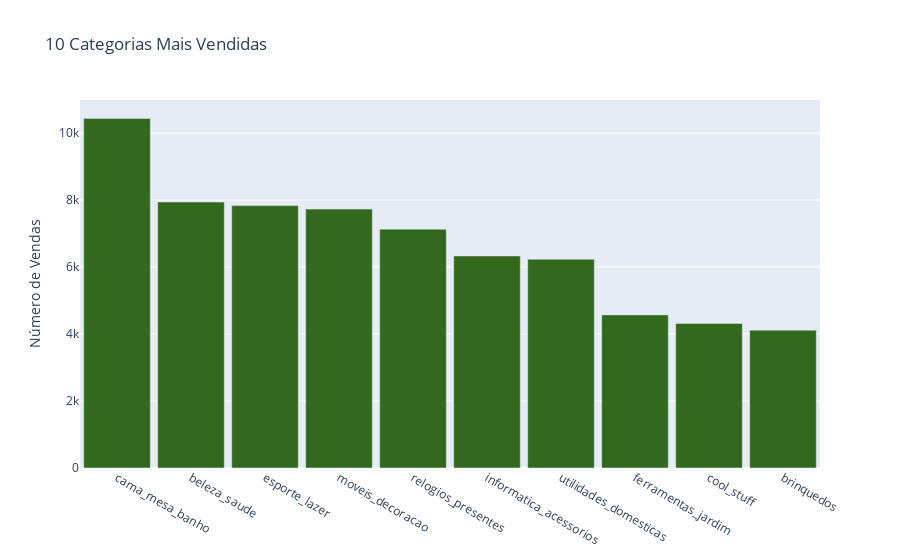

Write notebook code for a chart like this one.
### Markdown cell above
**Graficos**

### Code cell
# categorias mais vendidas
trace_ms = go.Bar(x=mais_vendidas.index,
                  y=mais_vendidas.values,
                  marker=dict(color='#33691e'))

layout_ms = go.Layout(title='10 Categorias Mais Vendidas',
                      yaxis=dict(title='Número de Vendas'),
                      bargap=.1)

fig_ms = go.Figure(data=[trace_ms],
                   layout=layout_ms)

iplot(fig_ms)

### Figure 1 — Plotly figure (JSON) as saved in the notebook; plotly's stock layout.template omitted (floating-point values rounded to 4 significant figures)
{"data": [{"marker": {"color": "#33691e"}, "type": "bar", "x": ["cama_mesa_banho", "beleza_saude", "esporte_lazer", "moveis_decoracao", "relogios_presentes", "informatica_acessorios", "utilidades_domesticas", "ferramentas_jardim", "cool_stuff", "brinquedos"], "y": [10435, 7939, 7832, 7728, 7130, 6329, 6230, 4570, 4315, 4114]}], "layout": {"bargap": 0.1, "title": {"text": "10 Categorias Mais Vendidas"}, "yaxis": {"title": {"text": "Número de Vendas"}}}}
